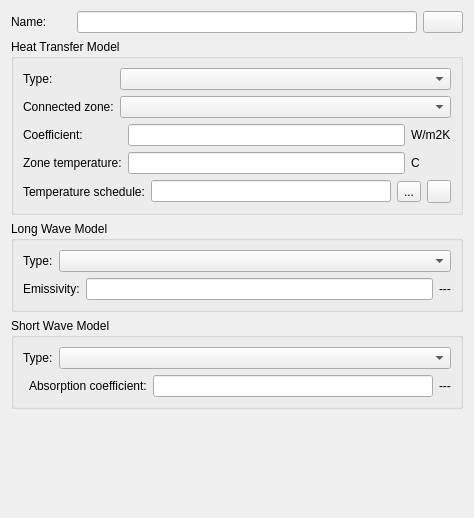
<?xml version="1.0" encoding="UTF-8"?>
<ui version="4.0">
 <class>SVDBAcousticBoundaryConditionEditWidget</class>
 <widget class="QWidget" name="SVDBAcousticBoundaryConditionEditWidget">
  <property name="geometry">
   <rect>
    <x>0</x>
    <y>0</y>
    <width>474</width>
    <height>518</height>
   </rect>
  </property>
  <property name="windowTitle">
   <string>Form</string>
  </property>
  <layout class="QVBoxLayout" name="verticalLayoutMaster">
   <item>
    <layout class="QHBoxLayout" name="horizontalLayout">
     <item>
      <widget class="QLabel" name="labelDisplayName">
       <property name="minimumSize">
        <size>
         <width>60</width>
         <height>0</height>
        </size>
       </property>
       <property name="text">
        <string>Name:</string>
       </property>
      </widget>
     </item>
     <item>
      <widget class="QtExt::LanguageStringEditWidget1" name="lineEditName"/>
     </item>
     <item>
      <widget class="QtExt::ColorButton" name="pushButtonColor">
       <property name="sizePolicy">
        <sizepolicy hsizetype="Fixed" vsizetype="Fixed">
         <horstretch>0</horstretch>
         <verstretch>0</verstretch>
        </sizepolicy>
       </property>
       <property name="minimumSize">
        <size>
         <width>40</width>
         <height>0</height>
        </size>
       </property>
      </widget>
     </item>
    </layout>
   </item>
   <item>
    <widget class="QGroupBox" name="groupBoxHeatTransfer">
     <property name="title">
      <string>Heat Transfer Model</string>
     </property>
     <layout class="QGridLayout" name="gridLayout_4">
      <item row="2" column="2">
       <widget class="QtExt::ValidatingLineEdit" name="lineEditHeatTransferCoefficient"/>
      </item>
      <item row="0" column="0">
       <widget class="QLabel" name="labelHeatTransferCoeffModelType">
        <property name="text">
         <string>Type:</string>
        </property>
       </widget>
      </item>
      <item row="2" column="3">
       <widget class="QLabel" name="labelHeatTransferCoefficient_2">
        <property name="text">
         <string>W/m2K</string>
        </property>
       </widget>
      </item>
      <item row="1" column="0">
       <widget class="QLabel" name="labelConnectedZoneType">
        <property name="text">
         <string>Connected zone:</string>
        </property>
       </widget>
      </item>
      <item row="2" column="0" colspan="2">
       <widget class="QLabel" name="labelHeatTransferCoefficient">
        <property name="text">
         <string>Coefficient:</string>
        </property>
       </widget>
      </item>
      <item row="3" column="2">
       <widget class="QtExt::ValidatingLineEdit" name="lineEditZoneConstTemperature"/>
      </item>
      <item row="3" column="0" colspan="2">
       <widget class="QLabel" name="labelZoneConstTemperature">
        <property name="text">
         <string>Zone temperature:</string>
        </property>
       </widget>
      </item>
      <item row="3" column="3">
       <widget class="QLabel" name="labelZoneConstTemperature_2">
        <property name="text">
         <string>C</string>
        </property>
       </widget>
      </item>
      <item row="1" column="1" colspan="3">
       <widget class="QComboBox" name="comboBoxConnectedZoneType">
        <property name="sizePolicy">
         <sizepolicy hsizetype="Expanding" vsizetype="Fixed">
          <horstretch>0</horstretch>
          <verstretch>0</verstretch>
         </sizepolicy>
        </property>
       </widget>
      </item>
      <item row="0" column="1" colspan="3">
       <widget class="QComboBox" name="comboBoxHeatTransferCoeffModelType">
        <property name="sizePolicy">
         <sizepolicy hsizetype="Expanding" vsizetype="Fixed">
          <horstretch>0</horstretch>
          <verstretch>0</verstretch>
         </sizepolicy>
        </property>
       </widget>
      </item>
      <item row="4" column="0" colspan="4">
       <layout class="QGridLayout" name="gridLayout">
        <item row="0" column="0">
         <widget class="QLabel" name="labelScheduleZoneTemperature">
          <property name="text">
           <string>Temperature schedule:</string>
          </property>
         </widget>
        </item>
        <item row="0" column="1">
         <widget class="QLineEdit" name="lineEditTemperatureScheduleName">
          <property name="readOnly">
           <bool>true</bool>
          </property>
         </widget>
        </item>
        <item row="0" column="2">
         <widget class="QToolButton" name="toolButtonSelectTemperatureSchedule">
          <property name="text">
           <string>...</string>
          </property>
         </widget>
        </item>
        <item row="0" column="3">
         <widget class="QToolButton" name="toolButtonRemoveTemperatureSchedule">
          <property name="icon">
           <iconset resource="../resources/SIM-VICUS.qrc">
            <normaloff>:/gfx/actions/24x24/minus.png</normaloff>:/gfx/actions/24x24/minus.png</iconset>
          </property>
         </widget>
        </item>
       </layout>
      </item>
     </layout>
    </widget>
   </item>
   <item>
    <widget class="QGroupBox" name="groupBoxLongWaveExchange">
     <property name="title">
      <string>Long Wave Model</string>
     </property>
     <layout class="QGridLayout" name="gridLayout_2">
      <item row="1" column="0">
       <widget class="QLabel" name="labelLongWaveEmissivity">
        <property name="text">
         <string>Emissivity:</string>
        </property>
       </widget>
      </item>
      <item row="1" column="1">
       <widget class="QtExt::ValidatingLineEdit" name="lineEditLongWaveEmissivity"/>
      </item>
      <item row="1" column="2">
       <widget class="QLabel" name="labelLongWaveEmissivity_2">
        <property name="text">
         <string>---</string>
        </property>
       </widget>
      </item>
      <item row="0" column="0" colspan="3">
       <layout class="QHBoxLayout" name="horizontalLayout_2">
        <item>
         <widget class="QLabel" name="labelLWModelType">
          <property name="text">
           <string>Type:</string>
          </property>
         </widget>
        </item>
        <item>
         <widget class="QComboBox" name="comboBoxLWModelType">
          <property name="sizePolicy">
           <sizepolicy hsizetype="Expanding" vsizetype="Fixed">
            <horstretch>0</horstretch>
            <verstretch>0</verstretch>
           </sizepolicy>
          </property>
         </widget>
        </item>
       </layout>
      </item>
     </layout>
    </widget>
   </item>
   <item>
    <widget class="QGroupBox" name="groupBoxShortWaveRad">
     <property name="title">
      <string>Short Wave Model</string>
     </property>
     <layout class="QGridLayout" name="gridLayout_3">
      <item row="1" column="2">
       <widget class="QtExt::ValidatingLineEdit" name="lineEditSolarAbsorptionCoefficient"/>
      </item>
      <item row="1" column="1">
       <widget class="QLabel" name="labelSolarAbsorptionCoefficient">
        <property name="text">
         <string>Absorption coefficient:</string>
        </property>
       </widget>
      </item>
      <item row="1" column="3">
       <widget class="QLabel" name="labelSolarAbsorptionCoefficient_2">
        <property name="text">
         <string>---</string>
        </property>
       </widget>
      </item>
      <item row="0" column="0" colspan="4">
       <layout class="QHBoxLayout" name="horizontalLayout_3">
        <item>
         <widget class="QLabel" name="labelSWModelType">
          <property name="text">
           <string>Type:</string>
          </property>
         </widget>
        </item>
        <item>
         <widget class="QComboBox" name="comboBoxSWModelType">
          <property name="sizePolicy">
           <sizepolicy hsizetype="Expanding" vsizetype="Fixed">
            <horstretch>0</horstretch>
            <verstretch>0</verstretch>
           </sizepolicy>
          </property>
         </widget>
        </item>
       </layout>
      </item>
     </layout>
    </widget>
   </item>
   <item>
    <spacer name="verticalSpacer">
     <property name="orientation">
      <enum>Qt::Vertical</enum>
     </property>
     <property name="sizeHint" stdset="0">
      <size>
       <width>20</width>
       <height>151</height>
      </size>
     </property>
    </spacer>
   </item>
  </layout>
 </widget>
 <customwidgets>
  <customwidget>
   <class>QtExt::LanguageStringEditWidget1</class>
   <extends>QLineEdit</extends>
   <header location="global">QtExt_LanguageStringEditWidget1.h</header>
   <container>1</container>
  </customwidget>
  <customwidget>
   <class>QtExt::ValidatingLineEdit</class>
   <extends>QLineEdit</extends>
   <header>QtExt_ValidatingLineEdit.h</header>
   <slots>
    <signal>editingFinishedSuccessfully()</signal>
   </slots>
  </customwidget>
  <customwidget>
   <class>QtExt::ColorButton</class>
   <extends>QPushButton</extends>
   <header location="global">QtExt_ColorButton.h</header>
   <slots>
    <signal>colorChanged()</signal>
   </slots>
  </customwidget>
 </customwidgets>
 <resources>
  <include location="../resources/SIM-VICUS.qrc"/>
 </resources>
 <connections/>
</ui>
